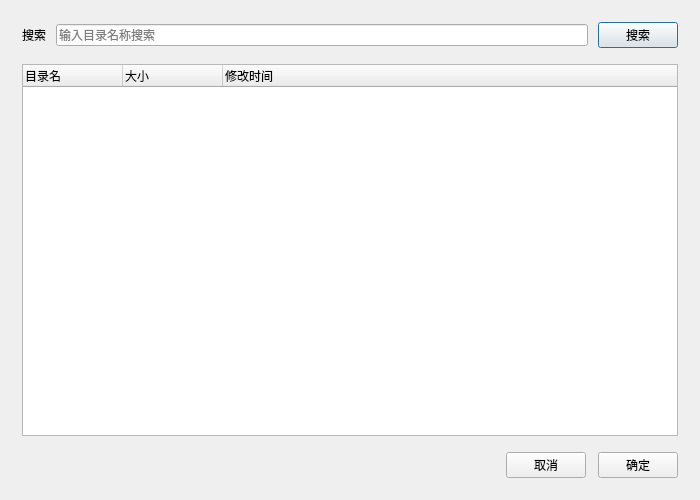
<?xml version="1.0" encoding="UTF-8"?>
<ui version="4.0">
 <class>DirectorySelectionDialog</class>
 <widget class="QDialog" name="DirectorySelectionDialog">
  <property name="geometry">
   <rect>
    <x>0</x>
    <y>0</y>
    <width>700</width>
    <height>500</height>
   </rect>
  </property>
  <property name="minimumSize">
   <size>
    <width>560</width>
    <height>420</height>
   </size>
  </property>
  <property name="windowTitle">
   <string>选择目录</string>
  </property>
  <layout class="QVBoxLayout" name="verticalLayout">
   <property name="spacing">
    <number>16</number>
   </property>
   <property name="leftMargin">
    <number>22</number>
   </property>
   <property name="topMargin">
    <number>22</number>
   </property>
   <property name="rightMargin">
    <number>22</number>
   </property>
   <property name="bottomMargin">
    <number>22</number>
   </property>
   <item>
    <layout class="QHBoxLayout" name="searchLayout">
     <property name="spacing">
      <number>10</number>
     </property>
     <item>
      <widget class="QLabel" name="searchLabel">
       <property name="text">
        <string>搜索</string>
       </property>
      </widget>
     </item>
     <item>
      <widget class="QLineEdit" name="searchEdit">
       <property name="placeholderText">
        <string>输入目录名称搜索</string>
       </property>
      </widget>
     </item>
     <item>
      <widget class="QPushButton" name="searchButton">
       <property name="text">
        <string>搜索</string>
       </property>
      </widget>
     </item>
    </layout>
   </item>
   <item>
    <widget class="QTreeWidget" name="dirTree">
     <column>
      <property name="text">
       <string>目录名</string>
      </property>
     </column>
     <column>
      <property name="text">
       <string>大小</string>
      </property>
     </column>
     <column>
      <property name="text">
       <string>修改时间</string>
      </property>
     </column>
    </widget>
   </item>
   <item>
    <layout class="QHBoxLayout" name="buttonLayout">
     <property name="spacing">
      <number>12</number>
     </property>
     <item>
      <spacer name="horizontalSpacer">
       <property name="orientation">
        <enum>Qt::Horizontal</enum>
       </property>
       <property name="sizeType">
        <enum>QSizePolicy::Policy::Expanding</enum>
       </property>
       <property name="sizeHint" stdset="0">
        <size>
         <width>40</width>
         <height>20</height>
        </size>
       </property>
      </spacer>
     </item>
     <item>
      <widget class="QPushButton" name="dirDialogCancelButton">
       <property name="text">
        <string>取消</string>
       </property>
      </widget>
     </item>
     <item>
      <widget class="QPushButton" name="dirDialogOkButton">
       <property name="text">
        <string>确定</string>
       </property>
      </widget>
     </item>
    </layout>
   </item>
  </layout>
 </widget>
 <resources/>
 <connections/>
</ui>
